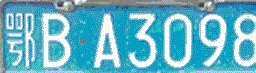
#> input picture 06 Image Thresholding/01.jpg, 256 x 73 px
$ python test2.py
#> lines starting #> are read from the running program, lines starting #| are printed output that depends on the picture; after the words box and inside, x2 and y2 are one past the last pixel; in counts of white or black regions, pixels touching at a corner belong together
import cv2
import numpy as np

img = cv2.imread('./01.jpg')
#> img is the input picture: shape (73, 256, 3); mean B, G, R 198.3, 179.5, 103.9


gray = cv2.cvtColor(img, cv2.COLOR_BGR2GRAY)
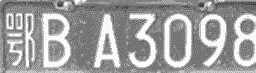
#> gray: shape (73, 256); min 38, max 255, mean 159

ret,th1 = cv2.threshold(gray,127,255,cv2.THRESH_BINARY)
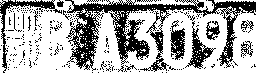
#> th1: shape (73, 256); 66.5% white; 250 black regions (238 under 20 px), largest, box (x1, y1, x2, y2) and area: (65, 0, 256, 72) 3996, (0, 0, 62, 73) 530, (185, 21, 216, 69) 402

th2 = cv2.adaptiveThreshold(gray,255,cv2.ADAPTIVE_THRESH_MEAN_C,\
                                    cv2.THRESH_BINARY,3,0)
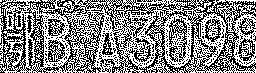
#> th2: shape (73, 256); 51.8% white; black in thin lines or dots

cv2.imshow('image',img)
cv2.imshow('gray',gray)
cv2.imshow('TH1',th1)
cv2.imshow('TH2',th2)
while(True):
    k = cv2.waitKey(0)
#> (key Esc is pressed here)
    if k == 27:
        break

cv2.destroyAllWindows()
